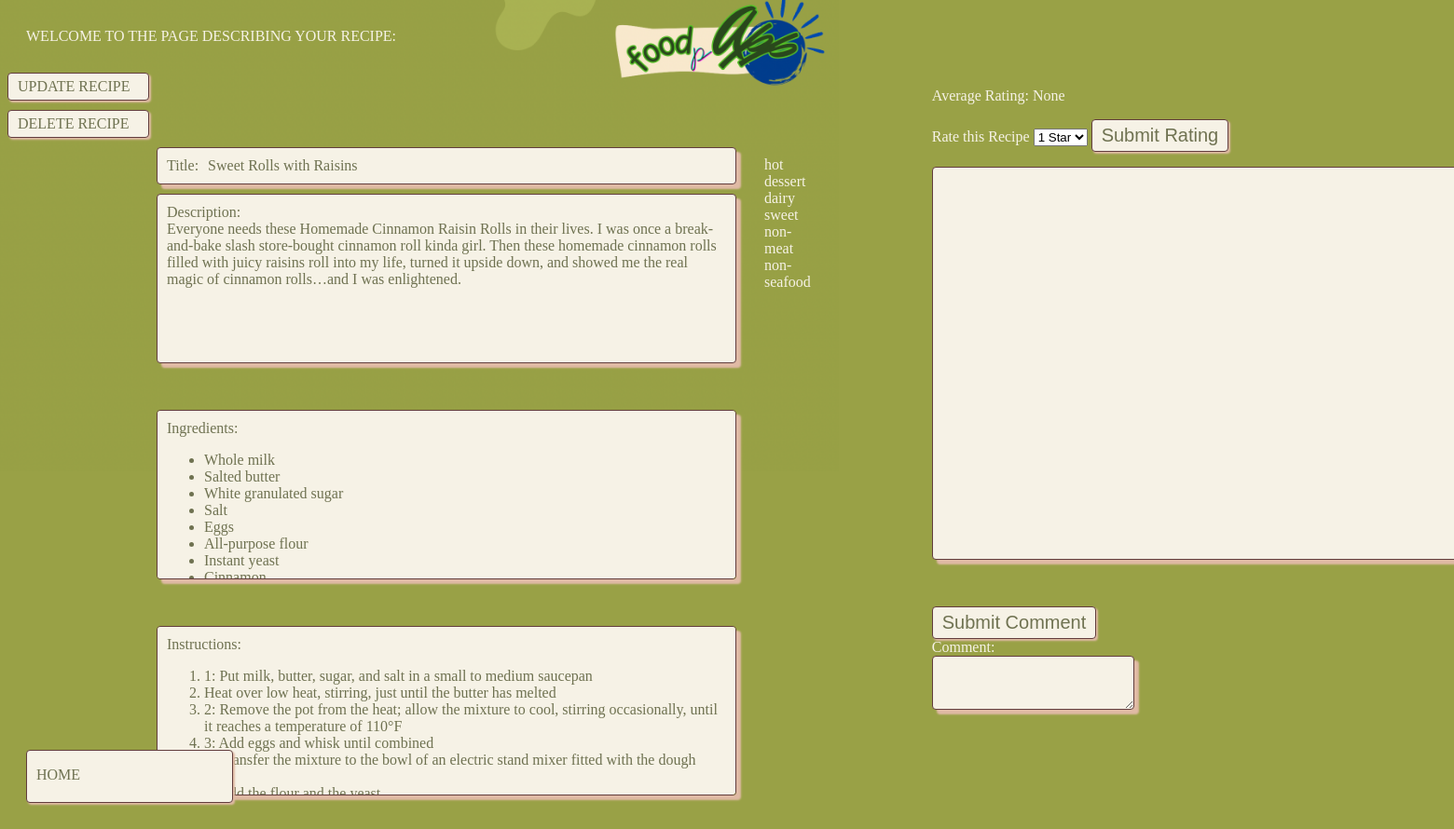
Screenshot of /home/myrecipes/mysinglerecipeview/2 (signed in) with the database file from the repository.
### app/models.py (models this page shows, shortened)
class Recipe(db.Model):
    id = db.Column(db.Integer, primary_key=True)  # Primary key for recipe ID
    title = db.Column(db.String(80))  # Column for recipe title with a max length of 80 characters
    description = db.Column(db.Text, nullable=False)  # Column for recipe description (non-nullable)
    ingredients = db.Column(db.Text, nullable=False)
    instructions = db.Column(db.Text, nullable=False)
    comment_ids = db.Column(db.String, default="")
    created = db.Column(db.DateTime, default=datetime.now())  # Timestamp for when the recipe is created
    user_id = db.Column(db.Integer, db.ForeignKey('user.id'))  # Foreign key to associate with a User
    created = db.Column(db.DateTime, default=datetime.now())
    ratings = db.Column(db.String, default="")                 # String formatted as "UserID Rating UserID Rating ..."
    num_of_rating = db.Column(db.Integer, default=0)
    total_rating = db.Column(db.Integer, default=0)
    tags = db.Column(db.JSON, default={})
    def average_rating(self):
        if self.num_of_rating:
            return self.total_rating/self.num_of_rating
    def get_comment_ids_list(self):
        return self.comment_ids.split()
    def get_comment_list(self):
        comment_list = []
        return comment_list
    def format_ingredients(self, unformatted_list):
        if not unformatted_list:  # Check if the list is empty
            return []
        return [element.strip() for element in unformatted_list.split('\n')]  # Split by newline and strip extra spaces
    def format_instructions(self, unformatted_list):
        if not unformatted_list:  # Check if the list is empty
            return []
        return [element.strip() for element in unformatted_list.split('.')]  # Split by dot and strip extra spaces

### app/routes.py (the view, shortened to what this page needs)
@myapp_obj.route("/home/myrecipes/mysinglerecipeview/<int:num>", methods=['GET', 'POST'])
@login_required  # Ensure the user is logged in before accessing this route
def mysinglerecipeview(num):
    recipe = Recipe.query.get(num)  # Fetch the recipe by its ID
    if recipe is None:  # If the recipe does not exist
        flash("Recipe not found.", "danger")  # Show a flash message
        return redirect("/home/myrecipes")  # Redirect to the recipes page
    comment_form = CommentForm()
    rating_form = RatingForm()
    if rating_form.validate_on_submit():
        recipe.rate_recipe(current_user.id, rating_form.rating.data)
    formatted_ingredients = recipe.format_ingredients(recipe.ingredients)
    formatted_instructions = recipe.format_instructions(recipe.instructions)
    show_buttons = (current_user.is_authenticated and recipe.user_id == current_user.id)
    check_favorite = (recipe in current_user.favorite_recipes.all() )
    comment_list = recipe.get_comment_list()
    return render_template("mysinglerecipeview.html", title = "My Recipe", pageClass = "mysinglerecipeview",
                           ingredients=formatted_ingredients, instructions=formatted_instructions, recipe = recipe, show_buttons = show_buttons,
                           comment_form = comment_form, comment_list = comment_list, rating_form = rating_form, check_favorite = check_favorite)  # Render home.html

### app/forms.py
class CommentForm(FlaskForm):
    comment = TextAreaField("Comment", validators=[validators.DataRequired()])
    submit_comment =  SubmitField("Submit Comment")

class RatingForm(FlaskForm):
    rating = SelectField("Rate this Recipe", choices=[(1,"1 Star"), (2,"2 Star"), (3,"3 Star"), (4,"4 Star"), (5,"5 Star")], validators=[validators.DataRequired()])
    submit_rating = SubmitField("Submit Rating")

### app/__init__.py (called while the page is built)
@login.user_loader
def load_user(id):
    return User.query.get(int(id))  # Fetch the user by ID from the database

### app/templates/mysinglerecipeview.html (shortened to what this page needs)
{% extends "base.html" %}
{% block content %}
<div class = "welcome-text"> WELCOME TO THE PAGE DESCRIBING YOUR RECIPE: </div>
	<div class = "container">
		<div class = "left">
			<div class = "links">
				{% if show_buttons %}
				  <a href="{{ url_for('mysinglerecipeedit', recipe_id = recipe.id) }}">
				 	<div class = "button">  UPDATE RECIPE </div>
				  </a>
				  <a href="{{ url_for('mysinglerecipedelete', recipe_id = recipe.id) }}">
		  		 	<div class = "button">  DELETE RECIPE </div>
		  		  </a>
		 		 {% endif %}
			</div>
			 <div class = "recipe-content">
				<div class="title field">
					<div class="display-label">Title:</div>
					<div class="display-content">{{ recipe.title }}</div>
				</div>
				<div class="area field">
					<div class="display-label">Description:</div>
					<div class="display-content">{{ recipe.description}}</div>
				</div>
				  <div class="area field">
					  <div class="display-label">Ingredients:</div>
					  <div class="display-content">
						<ul>
							{% for ingredient in ingredients %}
								{% if ingredient != ''%}
									<li>{{ingredient}}</li>
								{% endif %}
							{% endfor %}
						</ul>
					</div>
				  </div>
				  <div class="area field">
					  <div class="display-label">Instructions:</div>
					  <div class="display-content">
						<ol>
							{% for step in instructions %}
								{% if step != ''%}
									<li>{{step}}</li>
								{% endif %}
							{% endfor %}
						</ol>
					  </div>
					</div>
			</div>
		</div>
		<div class = "right">
			{% for tag in recipe.tags %}
				{% if recipe.tags[tag] != "" %}
					 <div class = "tag"> {{ recipe.tags[tag]}} </div>
				{% endif %}
			{% endfor %}
		</div>
	<div class = "farright">
		<p>Average Rating: {{ recipe.average_rating() }}</p>
		<form action="" method="POST" novalidate>
			{{ rating_form.rating.label }} {{ rating_form.rating()}}
			{{ rating_form.submit_rating() }}
		</form>
		<div class="area field" style="height:400">
		</div>
		<form action="" method="POST" novalidate>
		{{ comment_form.submit_comment() }}
			 <div class="form-field">
					<div class="input-text">{{comment_form.comment.label}}:</div>
					{{ comment_form.comment(class="form-control field", id="comment") }}
			 </div>
		</form>
	</div>
</div>
	<a href = "{{url_for('home')}}" id = "home">
		<div class = "button home-button"> HOME </div>
	</a>
{% endblock %}

### app/static/styles.css (style rules this page uses)
a { text-decoration: none; }
.welcome-text { color: #f6f2e6; margin: 30px 20px; }
div.button.home-button { position: absolute; left: 28px; bottom: 30px; width: 200px; height: 33px; margin-bottom: 20px; padding-top: 17px; }

### rows the page displays
Recipe: title "Sweet Rolls with Raisins", description "Everyone needs these Homemade Cinnamon Raisin Rolls in their lives. I was once a break-and-bake slash store-bought cinnamon roll kinda girl. Then these homemade cinnamon rolls filled with juicy raisins roll into my life, turned it upside down, and showed me the real magic of cinnamon rolls…and I was enlightened.", tags "hot" "dessert" "dairy" "sweet" "non-meat" "non-seafood", average_rating "None"

### other values shown
{{ ingredient }} "Whole milk" "Salted butter" "White granulated sugar" "Salt" "Eggs" "All-purpose flour" "Instant yeast"
{{ step }} "1: Put milk, butter, sugar, and salt in a small to medium saucepan" "Heat over low heat, stirring, just until the butter has melted" "2: Remove the pot from the heat; allow the mixture to cool, stirring occasionally, until it reaches a temperature of 110°F" "3: Add eggs and whisk until combined"
{{ rating_form.rating.label }} "Rate this Recipe"
{{ comment_form.comment.label }} "Comment"
